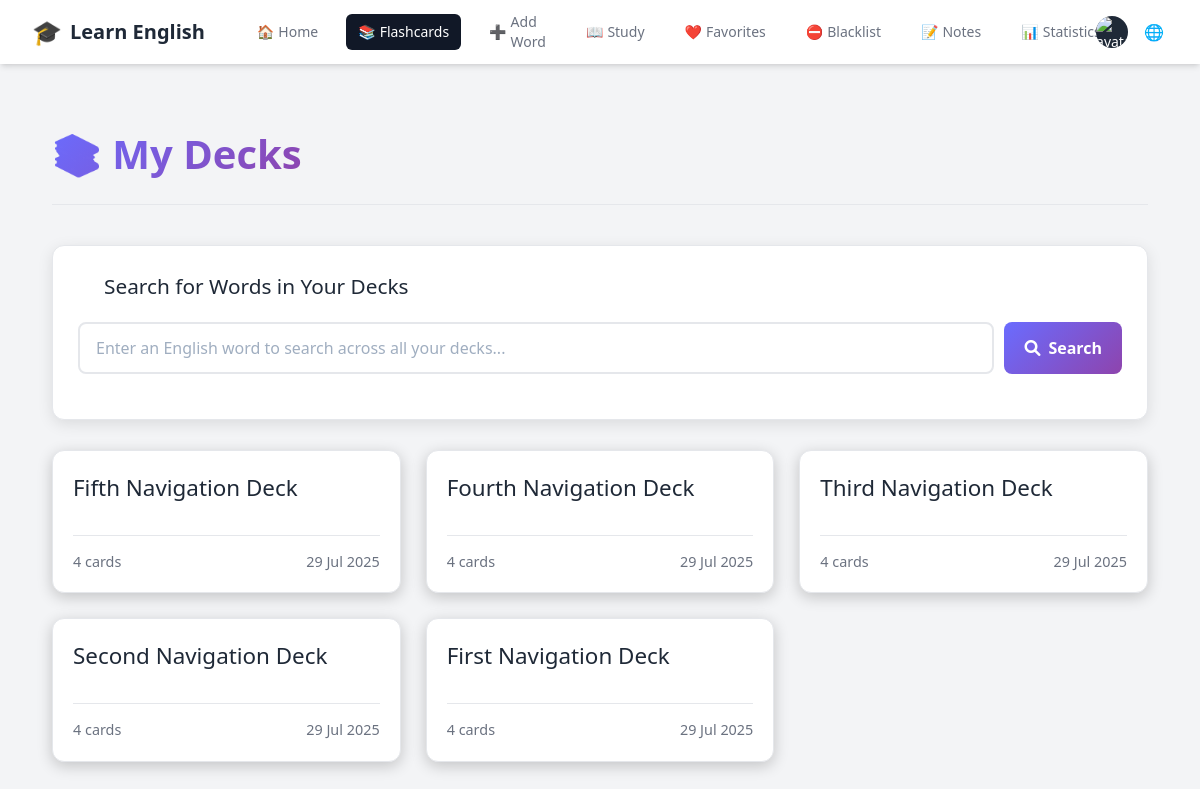
Screenshot of /decks/ (signed in) with the database file from the repository.
### vocabulary/models.py (models this page shows, shortened)
class Deck(models.Model):
    user = models.ForeignKey(settings.AUTH_USER_MODEL, on_delete=models.CASCADE, related_name='decks')
    name = models.CharField(max_length=255)
    created_at = models.DateTimeField(auto_now_add=True)
    class Meta:
        ordering = ['-created_at']
        unique_together = ['user', 'name']
        indexes = [
            models.Index(fields=['user', 'created_at']),
            models.Index(fields=['user', 'name']),
        ]

### vocabulary/views.py (the view)
# urls.py: path('decks/', views.deck_list, name='deck_list'),
@login_required
def deck_list(request):
    decks = Deck.objects.filter(user=request.user).annotate(
        card_count=Count('flashcards')
    ).order_by('-created_at')
    context = {
        'decks': decks
    }
    return render(request, 'vocabulary/deck_list.html', context)

### accounts/models.py (called while the page is built)
    @property
    def avatar_url(self):
        if self.avatar and hasattr(self.avatar, 'url'):
            return self.avatar.url
        return '/static/images/default-avatar.png'  # Default avatar fallback

### vocabulary/context_processors.py (called while the page is built)
    def _(message):
        return str(message)

### vocabulary/templates/vocabulary/deck_list.html (shortened to what this page needs)
{% extends "base.html" %}
{% block content %}
<div class="deck-list-page">
    <div class="page-header">
        <h1>📚 {{ manual_texts.my_decks }}</h1>
    </div>
    <div class="search-section">
        <div class="search-header">
            <i class="fas fa-search"></i>
            <h3>Search for Words in Your Decks</h3>
        </div>
        <div class="search-input-container">
            <input
                type="text"
                id="wordSearchInput"
                class="search-input"
                placeholder="Enter an English word to search across all your decks..."
                autocomplete="off"
            >
            <button id="searchBtn" class="search-btn">
                <i class="fas fa-search"></i>
                Search
            </button>
        </div>
    </div>
    {% if decks %}
        <div class="deck-grid">
            {% for deck in decks %}
                <div class="deck-card-wrapper">
                    <a href="{% url 'deck_detail' deck.id %}" class="deck-card">
                        <div>
                            <h2>{{ deck.name }}</h2>
                        </div>
                        <div class="deck-info">
                            <span>{{ deck.card_count }} {{ manual_texts.cards_text }}</span>
                            <span class="created-date">{{ deck.created_at|date:"d M Y" }}</span>
                        </div>
                    </a>
                </div>
            {% endfor %}
        </div>
    {% else %}
        <div class="no-decks">
            <h2>{{ manual_texts.no_decks_yet }}</h2>
            <p>{{ manual_texts.get_started_by }} <a href="{% url 'add_flashcard' %}">{{ manual_texts.adding_flashcards }}</a>!</p>
        </div>
    {% endif %}
</div>
{% endblock %}

### static/css/main.css (style rules this page uses)
* { margin: 0; padding: 0; box-sizing: border-box; }
body { background: #18182f; color: #fff; font-family: "Segoe UI", Tahoma, Geneva, Verdana, sans-serif; line-height: 1.6; min-height: 100vh; }
.page-header { text-align: left; margin-bottom: 30px; padding-bottom: 20px; border-bottom: 1px solid var(--border-color); display: flex; justify-content: space-between; align-items: center; }
.page-header h1 { font-size: 2.2em; font-weight: 700; color: var(--text-main); }

### vocabulary/templates/base.html (style rules this page uses)
:root { --primary-color: #6a6cff; --primary-color-dark: #5859d8; --background-main: #f3f4f6; --background-secondary: #ffffff; --background-light: #ffffff; --text-main: #1f2937; --text-muted: #6b7280; --border-color: #e5e7eb; --card-background: var(--background-secondary); --card-border-color: var(--border-color); --card-text-main: var(--text-main); --card-text-muted: var(--text-muted); --card-shadow: 0 1px 3px 0 rgba(0, 0, 0, 0.1), 0 1px 2px 0 rgba(0, 0, 0, 0.06); --card-shadow-hover: 0 4px 6px -1px rgba(0, 0, 0, 0.1), 0 2px 4px -1px rgba(0, 0, 0, 0.06); }

### vocabulary/templates/vocabulary/deck_list.html (style rules this page uses)
.deck-list-page { max-width: 1200px; margin: 20px auto; padding: 0 20px; }
.page-header { text-align: center; margin-bottom: 40px; padding-bottom: 20px; border-bottom: 1px solid var(--border-color); }
.page-header h1 { font-size: 2.5em; font-weight: 700; background: linear-gradient(135deg, var(--primary-color), #8e44ad); -webkit-background-clip: text; -webkit-text-fill-color: transparent; }
.deck-grid { display: grid; grid-template-columns: repeat(auto-fill, minmax(280px, 1fr)); gap: 25px; }
.deck-card { background-color: var(--card-background); border: 1px solid var(--card-border-color); border-radius: 12px; padding: 20px; display: flex; flex-direction: column; justify-content: space-between; transition: all 0.3s ease; text-decoration: none; color: var(--card-text-main); box-shadow: 0 4px 15px rgba(0, 0, 0, 0.2); position: relative; }
.deck-card h2 { font-size: 1.4em; margin-bottom: 10px; word-break: break-word; }
.deck-info { display: flex; justify-content: space-between; align-items: center; margin-top: 20px; padding-top: 15px; border-top: 1px solid var(--card-border-color); font-size: 0.9em; color: var(--card-text-muted); }
.search-section { background-color: var(--card-background); border: 1px solid var(--card-border-color); border-radius: 12px; padding: 25px; margin-bottom: 30px; box-shadow: 0 4px 15px rgba(0, 0, 0, 0.1); }
.search-header { display: flex; align-items: center; gap: 10px; margin-bottom: 20px; }
.search-header h3 { margin: 0; color: var(--text-main); font-size: 1.3em; }
.search-input-container { display: flex; gap: 10px; margin-bottom: 20px; position: relative; }
.search-input { flex: 1; padding: 12px 16px; border: 2px solid var(--card-border-color); border-radius: 8px; font-size: 1rem; background-color: #ffffff; color: #2d3748; transition: border-color 0.3s ease; }
.search-input::placeholder { color: #a0aec0; opacity: 1; }
.search-btn { padding: 12px 20px; background: linear-gradient(135deg, var(--primary-color), #8e44ad); color: white; border: none; border-radius: 8px; font-weight: 600; cursor: pointer; transition: all 0.3s ease; display: flex; align-items: center; gap: 8px; }

### rows the page displays
Deck: name "Fifth Navigation Deck", card_count "4", cards_text "cards", created_at "29 Jul 2025"
Deck: name "Fourth Navigation Deck", card_count "4", cards_text "cards", created_at "29 Jul 2025"
Deck: name "Third Navigation Deck", card_count "4", cards_text "cards", created_at "29 Jul 2025"
Deck: name "Second Navigation Deck", card_count "4", cards_text "cards", created_at "29 Jul 2025"
Deck: name "First Navigation Deck", card_count "4", cards_text "cards", created_at "29 Jul 2025"

### other values shown
{{ manual_texts.learn_english }} "Learn English"
{{ manual_texts.home }} "Home"
{{ manual_texts.flashcards }} "Flashcards"
{{ manual_texts.add_word }} "Add Word"
{{ manual_texts.study }} "Study"
{{ manual_texts.favorites|default:"Favorites" }} "Favorites"
{{ manual_texts.blacklist|default:"Blacklist" }} "Blacklist"
{{ manual_texts.notes|default:"Notes" }} "Notes"
{{ manual_texts.statistics }} "Statistics"
{{ manual_texts.my_decks }} "My Decks"
